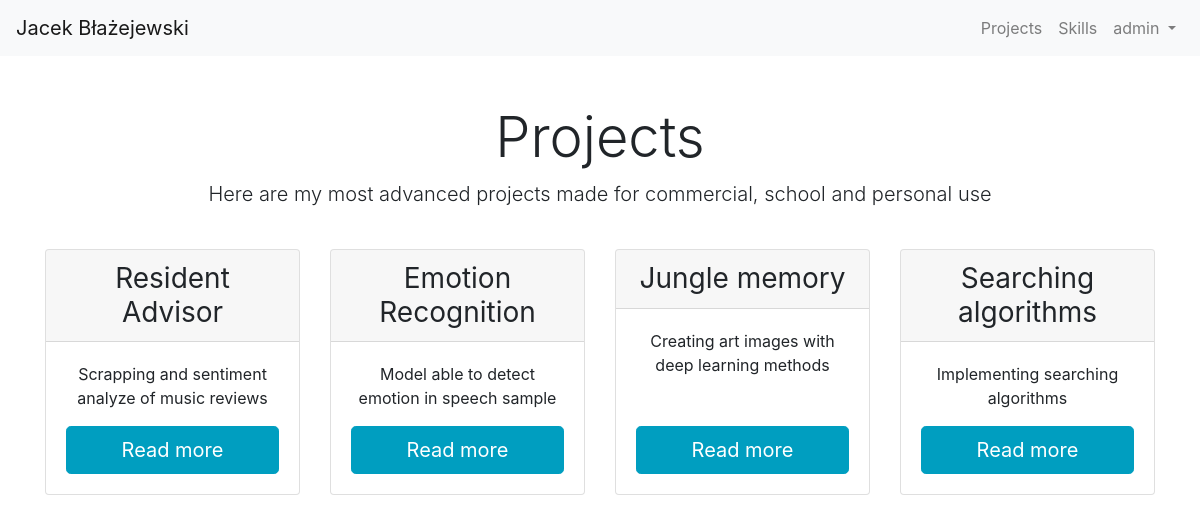
Page /tab/1/ (signed in) on the committed database.
### website/models.py (models this page shows, shortened)
class Tab(models.Model):
    name = models.CharField(max_length=50, default='tab')
    def __str__(self):
        return self.name

class Article(models.Model):
    tab = models.ForeignKey(Tab, on_delete=models.CASCADE)
    title = models.CharField(max_length=40, default='title')
    lead = models.CharField(max_length=200, default='lead')
    article_text = RichTextUploadingField(blank=True, null=True)
    link = models.URLField(max_length=200, blank=True)

### website/views.py (the view)
# urls.py: re_path(r'^tab/(?P<pk>[1])/', views.ProjectsOverview.as_view(), name='projects_overview'),
class ProjectsOverview(generic.DetailView):
    model = Tab
    template_name = 'website/projects_overview.html'
    def get_context_data(self, **kwargs):
        context = super().get_context_data(**kwargs)
        self.tab_id = get_object_or_404(Tab, id=self.kwargs['pk'])
        context['article_list'] = Article.objects.filter(tab=self.tab_id)
        return context

### website/context_processors.py (called while the page is built)
def add_variable_to_context(request):
    return {
        'tabs': Tab.objects.all()
    }

### website/templates/website/projects_overview.html (shortened to what this page needs)
{% extends 'website/base.html' %}
{% load static %}
{% block content %}
<div class="pricing-header px-3 py-3 pt-md-5 pb-md-4 mx-auto text-center">
      <h1 class="display-4">Projects</h1>
      <p class="lead">Here are my most advanced projects made for commercial, school and personal use</p>
</div>
<div class="container">
    <div class="card-deck mb-3 text-center">
        {% for article in article_list %}
        <div class="card mb-4 box-shadow">
            <div class="card-header flex-column">
                <h3 class="my-0 font-weight-normal">{{article.title}}</h3>
            </div>
            <div class="card-body flex-column d-flex">
                <p class="text-center">{{article.lead}}</p>
                <a href="{% url 'website:article_detail' article.id %}" class="btn btn-lg btn-block btn-primary mt-auto">Read more</a>
            </div>
        </div>
        {% endfor %}
    </div>
</div>
{% endblock %}

### website/templates/website/base.html (shortened to what this page needs)
{% load static %}
<!doctype html>
<html lang="en">
<head>
    <link rel="stylesheet" href="https://stackpath.bootstrapcdn.com/bootstrap/4.1.3/css/bootstrap.min.css"
>
    <link rel="stylesheet" href="{% static 'website/style.css' %}">
    <link rel="stylesheet" href="https://cdnjs.cloudflare.com/ajax/libs/font-awesome/4.7.0/css/font-awesome.min.css">
</head>
<body>
<nav class="navbar navbar-expand-lg navbar-light bg-light">
    <a class="navbar-brand" href="{% url 'website:index' %}">Jacek Błażejewski</a>
    <div class="collapse navbar-collapse" id="navbarSupportedContent">
        <ul class="navbar-nav ml-auto">
            {% for tab in tabs %}
            <li class="nav-item">
                <a class="nav-link" href="{% url 'website:tab_detail' tab.id %}">{{tab}}</a>
            </li>
            {% endfor %}
            {% if request.user.is_authenticated %}
            <li class="nav-item dropdown">
                <a class="nav-link dropdown-toggle" href="#" id="navbarDropdown" role="button" data-toggle="dropdown"
                   aria-haspopup="true" aria-expanded="false">
                    {{request.user.username}}
                </a>
            </li>
            {% endif %}
        </ul>
    </div>
</nav>
{% block content %}
{% endblock %}
</body>
</html>

### website/static/website/style.css (style rules this page uses)
.btn-primary { background-color: #009EC0; border-color: #009EC0; }

### rows in the picture
Tab: name "Projects"
Tab: name "Skills"
Article: title "Resident Advisor", lead "Scrapping and sentiment analyze of music reviews"
Article: title "Emotion Recognition", lead "Model able to detect emotion in speech sample"
Article: title "Jungle memory", lead "Creating art images with deep learning methods"
Article: title "Searching algorithms", lead "Implementing searching algorithms"

### other values in the picture
{{ request.user.username }} "admin"
